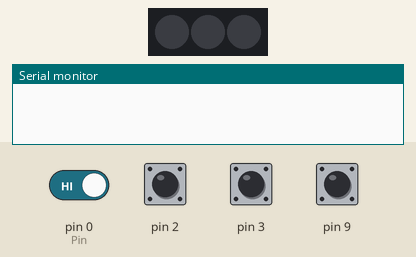
Bench run of a sketch on a simulated Arduino Leonardo, built with avr-gcc and run on an emulated ATmega32U4. Shown: 3 RGB LEDs in strip order, left to right, the last lines printed to the serial monitor. Inputs (shaded band) come from the test bench; at power-on: pin 0 (Pin), pin 2, pin 3, pin 9 HIGH. Dim RGB values are drawn brighter than linear; random numbers use the default seed unless the sketch sets one; USB keyboard and mouse output is not drawn.

Above: at 1.2 s.
1.3 s: pin 0 (Pin) driven LOW
At 4.2 s:
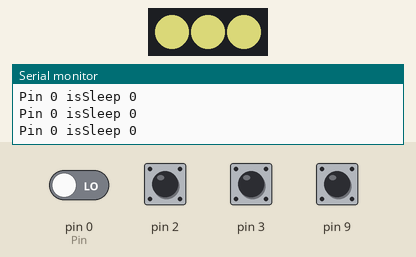
4.3 s: pin 0 (Pin) driven HIGH
5.8 s: pin 2 pulled LOW for 0.15 s
At 6.9 s:
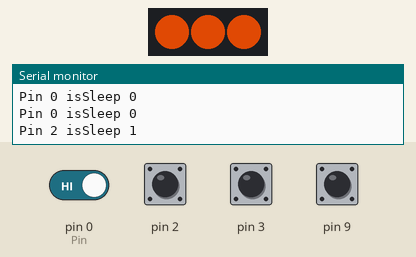
7.4 s: pin 3 pulled LOW for 0.15 s
At 8.0 s:
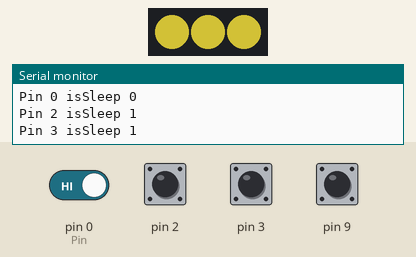
9.0 s: pin 9 pulled LOW for 0.15 s
At 10.2 s:
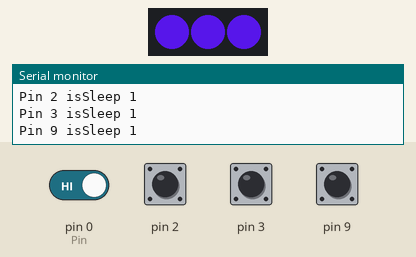
10.6 s: pin 2 pulled LOW for 1 s
At 11.1 s:
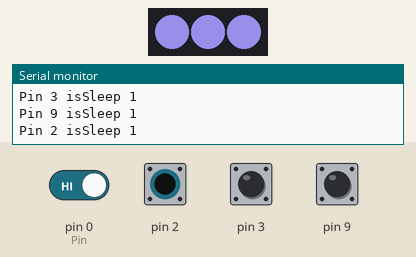
Timing chart, 0 to 13.6 s (numbered marks = the images above; inputs shaded):
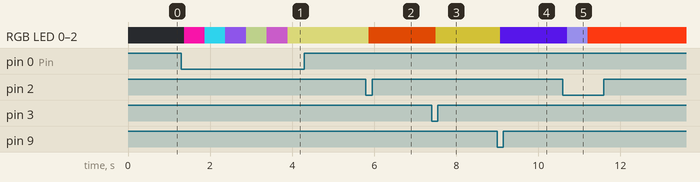

Measured:
- after the input at 1.3 s, RGB LED 0–2: off → RGB(232, 19, 158) after 0.07 s, → RGB(38, 175, 197) 0.50 s later, → RGB(114, 68, 188) 0.50 s later, → RGB(109, 120, 80) 0.50 s later, … (6 changes in this stretch)
- after the input at 4.3 s, every drawn part: stays the same
- after the input at 5.8 s, RGB LED 0–2: RGB(143, 142, 79) → RGB(160, 52, 3) after 0.07 s
- after the input at 7.4 s, RGB LED 0–2: RGB(160, 52, 3) → RGB(124, 114, 32) after 0.10 s
- after the input at 9.0 s, RGB LED 0–2: RGB(124, 114, 32) → RGB(70, 18, 189) after 0.07 s
- after the input at 10.6 s, RGB LED 0–2: RGB(70, 18, 189) → RGB(123, 116, 190) after 0.10 s, → RGB(247, 56, 17) 0.50 s later

The sketch:

Keyboard_leonardo.ino
```cpp
#include "Keyboard.h"
#include <Adafruit_NeoPixel.h>

#define NUMPIXELS 3
#define PIN 12
Adafruit_NeoPixel pixels = Adafruit_NeoPixel(NUMPIXELS, PIN, NEO_GRB + NEO_KHZ800);

volatile uint8_t R;
volatile uint8_t G;
volatile uint8_t B;

bool IsKeyPress(int Pin) {
  return digitalRead(Pin) == LOW;
}

int ApiKeyPress(uint8_t key) {
  if (key == 0)
    return 0;
  delay(5);
  // if(RGB.r < 255){
  //   RGB.r++;
  // }
  return Keyboard.press(key);
  // return Keyboard.press(key);
}

int ApiKeyrelease(uint8_t key) {
  if (key == 0)
    return 0;
  return Keyboard.release(key);
}
//  Keyboard.release(KeyPress.k1);


struct __key {
  int k1;
  int k2;
  int k3;
};
unsigned long startMillis;
unsigned long currentMillis;


class Keyboard_inp {
public:
  volatile int Pin = 0;
  volatile __key KeyPress;
  volatile bool isSleep = 0;
  volatile bool StatusKey = 0;
  volatile bool _dstatus = false;
  String debug_data = "";
  Keyboard_inp() {
  }
  Keyboard_inp(int _Pin, __key _KeyPress, bool _isSleep) {
    Pin = _Pin;
    KeyPress = _KeyPress;
    isSleep = _isSleep;
  }

  void KeyPressInt() {

    if (IsKeyPress(Pin)) {

      currentMillis = millis();
      if (currentMillis - startMillis >= 500) {
        R = random(0, 255);
        G = random(0, 255);
        B = random(0, 255);
        startMillis = currentMillis;
      }
      if (StatusKey == false) {


        ApiKeyPress(KeyPress.k1);
        ApiKeyPress(KeyPress.k2);
        ApiKeyPress(KeyPress.k3);


        ApiKeyrelease(KeyPress.k3);
        ApiKeyrelease(KeyPress.k2);
        ApiKeyrelease(KeyPress.k1);
        // Keyboard.press(KeyPress);
        // Keyboard.release(KeyPress);
        _dstatus = !_dstatus;
        debug_data = "";
        debug_data += "Pin ";
        debug_data += String(Pin);
        // debug_data += " KeyPress ";
        // debug_data += String(KeyPress);
        // debug_data += "|";
        // debug_data += String((char)KeyPress);
        debug_data += " isSleep ";
        debug_data += String(isSleep);


        Serial.println(debug_data);

        StatusKey = true;
      }

    } else {
      StatusKey = false;
    }
  }
};
#define KEY_LEFT_CTRL 0x80
#define KEY_LEFT_SHIFT 0x81
//volatile Keyboard_inp key_{ 2, 75, true };
////'';lkjh,mnnm,nm,.nm,///////
volatile Keyboard_inp keys[9] = {
  { 2, { KEY_LEFT_CTRL, KEY_LEFT_SHIFT, (50) }, true },
  { 3, { KEY_LEFT_CTRL, KEY_LEFT_SHIFT, (49) }, true },

  { 9, { KEY_PRINT_SCREEN, 0, 0 }, true },
};
int count_arr = sizeof(keys) / sizeof(keys[0]);

void InitPins() {
  for (int i = 2; i < 10; i++) {
    pinMode(i, INPUT_PULLUP);
  }
}

void setup() {
  Serial.begin(2400);

  pixels.begin();
  pixels.clear();
  pixels.show();

  InitPins();
  Keyboard.begin();
}

void refresh_pixels() {

  for (int i = 0; i < NUMPIXELS; i++) {
    pixels.setPixelColor(i, pixels.Color(R, G, B));
  }
  pixels.show();
}
void loop() {

  refresh_pixels();
  for (size_t i = 0; i < count_arr; i++) {
    keys[i].KeyPressInt();
  }
  Keyboard.end();
  delay(50);
}
```
